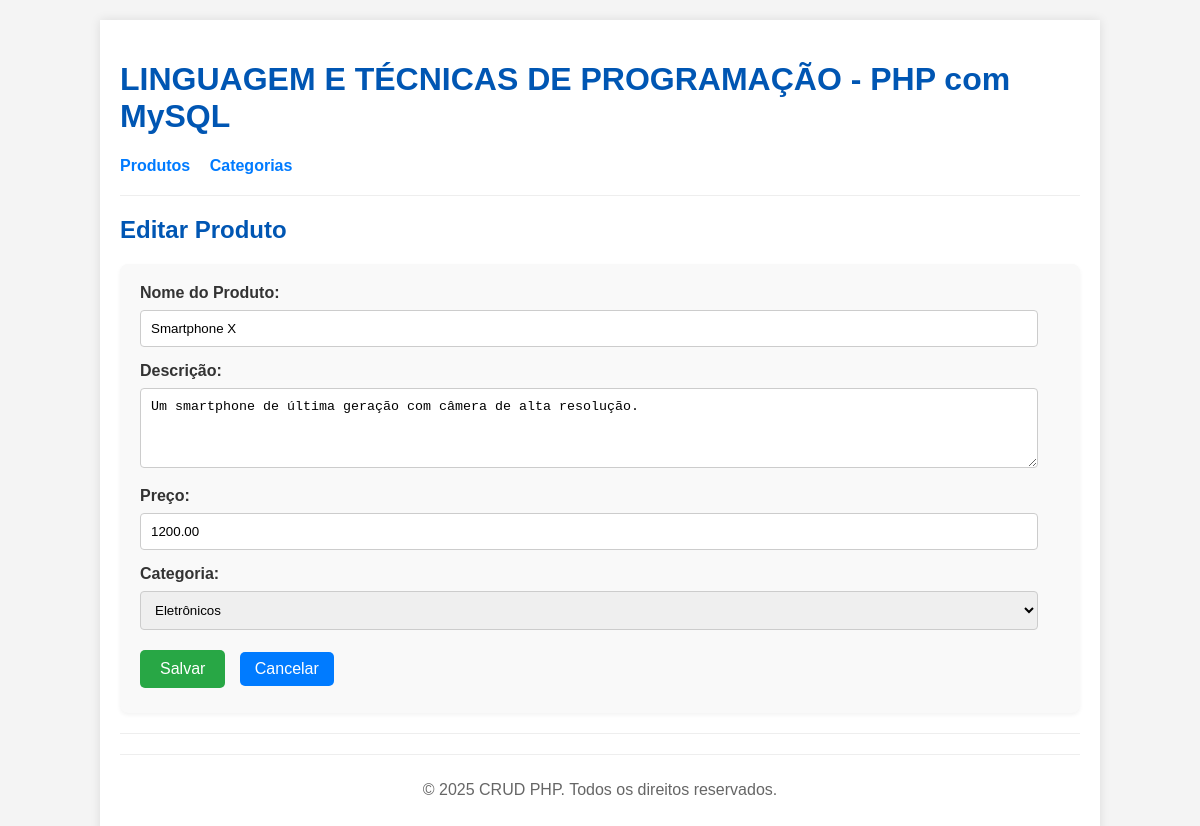
The page /public/index.php?page=produtos&action=edit&id=1 on the database its author committed.
### tables this page shows
CREATE TABLE IF NOT EXISTS `produtos` (
    `id` INT(11) NOT NULL AUTO_INCREMENT,
    `nome` VARCHAR(255) NOT NULL,
    `descricao` TEXT,
    `preco` DECIMAL(10, 2) NOT NULL,
    `categoria_id` INT(11) NOT NULL,
    PRIMARY KEY (`id`),
    FOREIGN KEY (`categoria_id`) REFERENCES `categorias`(`id`) ON DELETE CASCADE
);

### controllers/ProdutoController.php (called while the page is built, shortened)
<?php
include_once '../config/database.php';
include_once '../models/Produto.php';
include_once '../models/Categoria.php';
class ProdutoController {
    private $produto;
    private $categoria;
    public function __construct() {
        $database = new Database();
        $this->conn = $database->getConnection();
        $this->produto = new Produto($this->conn);
        $this->categoria = new Categoria($this->conn);
    }
    public function readOne($id) {
        $this->produto->id = $id;
        $this->produto->readOne();
        return $this->produto;
    }
    public function getCategorias() {
        $stmt = $this->categoria->read();
        return $stmt;
    }
}
?>

### config/database.php (called while the page is built, shortened)
<?php
class Database {
    private $host = "localhost";
    private $db_name = "crud_db";
    private $username = "root";
    private $password = "";
    public function getConnection(){
        $this->conn = null;
        try{
            $this->conn = new PDO("mysql:host=" . $this->host . ";dbname=" . $this->db_name, $this->username, $this->password);
            $this->conn->exec("set names utf8");
        }catch(PDOException $exception){
            echo "Erro de conexão: " . $exception->getMessage();
        }
        return $this->conn;
    }
}
?>

### models/Produto.php (called while the page is built, shortened)
<?php
class Produto {
    private $conn;
    private $table_name = "produtos";
    public $id;
    public function __construct($db){
        $this->conn = $db;
    }
    function readOne(){
        $query = "SELECT
                    c.nome as categoria_nome, p.id, p.nome, p.descricao, p.preco, p.categoria_id
                FROM
                    " . $this->table_name . " p
                    LEFT JOIN
                        categorias c
                            ON p.categoria_id = c.id
                WHERE
                    p.id = ?
                LIMIT
                    0,1";
        $stmt = $this->conn->prepare( $query );
        $stmt->bindParam(1, $this->id);
        $stmt->execute();
        $row = $stmt->fetch(PDO::FETCH_ASSOC);
        $this->nome = $row["nome"];
        $this->descricao = $row["descricao"];
        $this->preco = $row["preco"];
        $this->categoria_id = $row["categoria_id"];
    }
}
?>

### models/Categoria.php (called while the page is built, shortened)
<?php
class Categoria {
    private $conn;
    private $table_name = "categorias";
    public function __construct($db){
        $this->conn = $db;
    }
    function read(){
        $query = "SELECT id, nome FROM " . $this->table_name . " ORDER BY nome";
        $stmt = $this->conn->prepare($query);
        $stmt->execute();
        return $stmt;
    }
}
?>

### views/produtos/edit_prod.php (the view, shortened to what this page needs)
<?php
include_once __DIR__ .
'/../../controllers/ProdutoController.php';
$controller = new ProdutoController();
$id = isset($_GET['id']) ? $_GET['id'] : die('ID do produto não fornecido.');
$produto = $controller->readOne($id);
$categorias_stmt = $controller->getCategorias();
include __DIR__ .
'/../../views/includes/header.php';
?>
<h2>Editar Produto</h2>
<form action="/crud_php/public/index.php?page=produtos&action=edit&id=<?php echo $id; ?>" method="POST">
    <label for="nome">Nome do Produto:</label>
    <input type="text" id="nome" name="nome" value="<?php echo htmlspecialchars($produto->nome, ENT_QUOTES); ?>" required>
    <label for="descricao">Descrição:</label>
    <textarea id="descricao" name="descricao"><?php echo htmlspecialchars($produto->descricao, ENT_QUOTES); ?></textarea>
    <label for="preco">Preço:</label>
    <input type="number" id="preco" name="preco" step="0.01" value="<?php echo htmlspecialchars($produto->preco, ENT_QUOTES); ?>" required>
    <label for="categoria_id">Categoria:</label>
    <select id="categoria_id" name="categoria_id" required>
        <?php
        while ($categoria = $categorias_stmt->fetch(PDO::FETCH_ASSOC)) {
            $selected = ($categoria['id'] == $produto->categoria_id) ? 'selected' : '';
            echo "<option value=\"" . $categoria['id'] . "\" {$selected}>" . $categoria['nome'] . "</option>";
        }
        ?>
    </select>
    <button type="submit" class="button">Salvar</button>
    <a href="/crud_php/public/index.php?page=produtos" class="button">Cancelar</a>
</form>
<?php include __DIR__ .
'/../../views/includes/footer.php'; ?>

### public/css/style.css (style rules this page uses)
body { font-family: Arial, sans-serif; margin: 0; padding: 0; background-color: #f4f4f4; color: #333; }
h1, h2 { color: #0056b3; }
.button { display: inline-block; padding: 8px 15px; margin: 5px 0; background-color: #007bff; color: white; text-decoration: none; border-radius: 5px; border: none; cursor: pointer; }
form { margin-top: 20px; background-color: #f9f9f9; padding: 20px; border-radius: 8px; box-shadow: 0 2px 4px rgba(0, 0, 0, 0.05); }
form label { display: block; margin-bottom: 8px; font-weight: bold; }
form input[type="text"], form input[type="number"], form textarea, form select { width: calc(100% - 22px); padding: 10px; margin-bottom: 15px; border: 1px solid #ccc; border-radius: 4px; box-sizing: border-box; }
form textarea { resize: vertical; min-height: 80px; }
form button[type="submit"] { background-color: #28a745; color: white; padding: 10px 20px; border: none; border-radius: 5px; cursor: pointer; font-size: 16px; margin-right: 10px; }

### rows shown on the page
produtos: nome "Smartphone X", descricao "Um smartphone de última geração com câmera de alta resolução.", preco "1200.00"

### other values the page prints
form field categoria_id "Eletrônicos"
